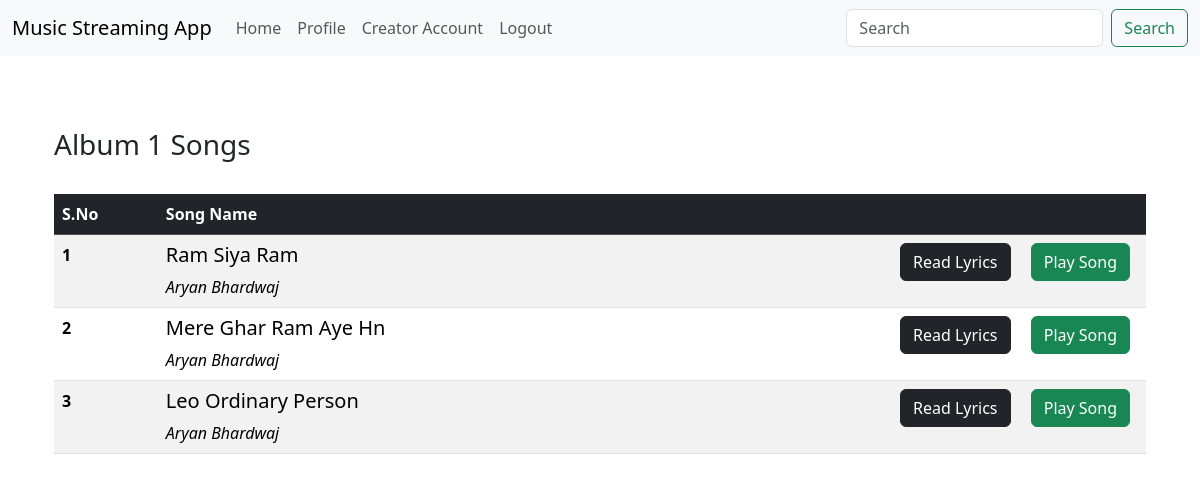
The app's page /album/1 (signed in) with its own data.
### website/models.py (models this page shows)
class Album(db.Model):
    __tablename__ = 'album'
    id = db.Column(db.Integer, primary_key=True, autoincrement=True)
    title = db.Column(db.String(255), nullable=False)
    artist_id = db.Column(db.Integer, db.ForeignKey('user.id'), nullable=False)
    artist = db.relationship('User', back_populates='albums')
    songs = relationship('Song', secondary='album_songs',back_populates='album', lazy=True)

class Song(db.Model):
    __tablename__ = 'song'
    id = db.Column(db.Integer, primary_key=True, autoincrement=True)
    title = db.Column(db.String(255), nullable=False)
    artist_id = db.Column(db.Integer, db.ForeignKey('user.id'), nullable=False)
    release_date = db.Column(db.Date, nullable=False)
    genre = db.Column(db.String(50), nullable=False)
    album_id = db.Column(db.Integer, db.ForeignKey('album.id'))
    file_path = db.Column(db.String(255), nullable=False)
    lyrics = db.Column(db.Text)
    upload_date = db.Column(db.DateTime(timezone=True), default=func.now())
    playlists = relationship('Playlist', secondary='playlist_songs', back_populates='songs', lazy=True)
    ratings = relationship('Rating', back_populates='song', lazy=True)
    album = db.relationship('Album',secondary='album_songs', back_populates='songs', lazy=True)
    artist = db.relationship('User', back_populates='songs', lazy=True)
    is_flagged = db.Column(db.Boolean, default=False)

class User(db.Model, UserMixin):
    __tablename__ = 'user'
    id = db.Column(db.Integer, primary_key=True, autoincrement=True)
    firstname = db.Column(db.String(80), nullable=False)
    lastname = db.Column(db.String(80), nullable=False)
    email = db.Column(db.String(120), unique=True, nullable=False)
    password = db.Column(db.String(256), nullable=False)
    user_type = db.Column(db.String(80), nullable=False)
    is_blacklisted = db.Column(db.Boolean, default=False)
    registration_date = db.Column(
        db.DateTime(timezone=True), default=func.now())
    songs = relationship('Song', back_populates='artist', lazy=True)
    albums = relationship('Album', back_populates='artist', lazy=True)
    ratings = relationship('Rating', back_populates='user', lazy=True)

### website/controllers.py (the view)
@controllers.route('/album/<int:album_id>')
@login_required
def album_songs(album_id):
    album = Album.query.get(album_id)
    if album:
        songs = album.songs
    else:
        songs = []
    return render_template('album_songs.html', album=album, songs=songs, user=current_user)

### website/__init__.py (called while the page is built)
def create_app():
    app = Flask(__name__)
    app.config['SECRET_KEY'] = 'sjhfsdfkisjfdisnmf'
    app.config['SQLALCHEMY_DATABASE_URI'] = f'sqlite:///{DATABASE_NAME}'
    db.init_app(app)
    from .controllers import controllers
    from .auth import auth
    from .models import User
    app.register_blueprint(controllers, url_prefix='/')
    app.register_blueprint(auth, url_prefix='/')
    if not path.exists('instance/' + DATABASE_NAME):
        with app.app_context():
            db.create_all()
    login_manager = LoginManager()
    login_manager.login_view = 'auth.login'
    login_manager.init_app(app)
    @login_manager.user_loader
    def load_user(id):
        return User.query.get(int(id))
    return app

### website/templates/album_songs.html (shortened to what this page needs)
{% extends 'base.html' %}
{% block content %}
<br><br>
<div class="container">
    <div class="row">
        <div class="col text-start">
            <h3 >{{ album.title }} Songs</h3>
        </div>
    </div>
    <table class="table table-striped table-hover">
        <thead class="table-dark">
          <tr>
            <th scope="col">S.No</th>
            <th scope="col">Song Name</th>
            <th scope="col"></th>
          </tr>
        </thead>
        <tbody>
    <br>
        {% for song in songs %}
        <tr>
            <th scope="row">{{ loop.index }}</th>
            <td class="col">
              <h5>{{ song.title }}</h5><em>{{ song.artist.firstname }} {{ song.artist.lastname }}</em>
            </td>
            <td class="col text-end">
                <a href="{{url_for('controllers.read_lyrics', song_id=song.id)}}" class="btn btn-dark mx-2">Read Lyrics</a>
                <a href="{{url_for('controllers.play_song', song_id=song.id)}}" class="btn btn-success mx-2 ">Play Song</a>
            </td>
        </tr>
        {% endfor %}
        </tbody>
    </table>
</div>
<br>
{% endblock content %}

### records on screen
Album: title "Album 1"
Song: title "Ram Siya Ram", artist.firstname "Aryan", artist.lastname "Bhardwaj"
Song: title "Mere Ghar Ram Aye Hn", artist.firstname "Aryan", artist.lastname "Bhardwaj"
Song: title "Leo Ordinary Person", artist.firstname "Aryan", artist.lastname "Bhardwaj"
